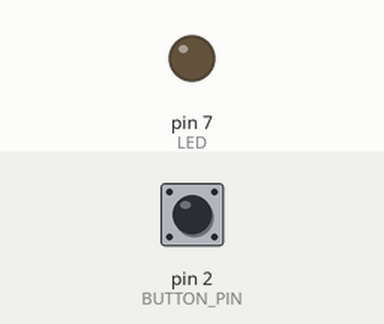
This sketch was run on a simulated Arduino Uno, built with avr-gcc and run on an emulated ATmega328P. Parts: output pins drawn as LEDs (lit = HIGH). The test bench sets the inputs (shaded band); at power-on: pin 2 (BUTTON_PIN) HIGH.

Above: at 1.2 s.
1.3 s: pin 2 (BUTTON_PIN) pulled LOW for 0.15 s
At 1.37 s:
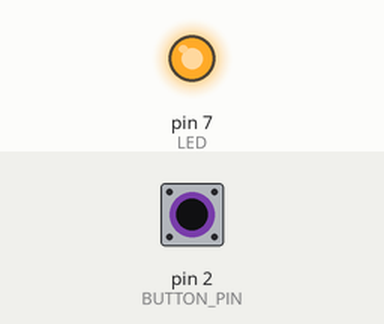
2.9 s: pin 2 (BUTTON_PIN) pulled LOW for 3.2 s
At 6.9 s:
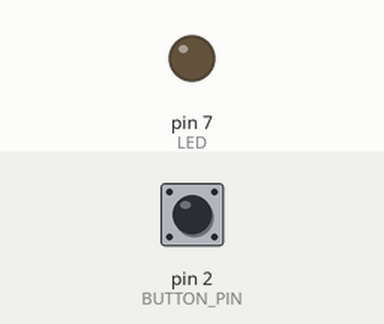
Timing chart, 0 to 8.4 s (numbered marks = the images above; inputs shaded):
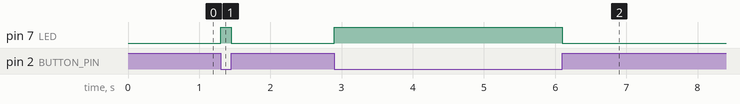

The sketch:

Button_and_Led_Arduino.ino
```cpp
/*
  This script is used for a circuit in which i use a button, a led and a pull up resistor.
  When the button is pressed, the led is set to high voltage.
  When the button is not pressed, the led is set to low voltage.
*/

const int LED = 7;                    // Set the led to pin 7
const int BUTTON_PIN = 2;             // Set the button to pin 2

void setup() {
  pinMode(LED,OUTPUT);              // Set the digital pin LED to output
  pinMode(BUTTON_PIN,INPUT);       // Set the digital pin BUTTON_PIN to input
}

void loop() {

  if(digitalRead(BUTTON_PIN)==LOW){             // If the button is pressed
    digitalWrite(LED,HIGH);                     // Turn on the led
  }
  else if(digitalRead(BUTTON_PIN)==HIGH) {      // If the button is not pressed
    digitalWrite(LED,LOW);                      // Turn off the led
  }
}
```

Measured:
- after the input at 1.3 s, pin 7 (LED): LOW → HIGH at once, → LOW 0.15 s later
- after the input at 2.9 s, pin 7 (LED): LOW → HIGH at once, → LOW 3.2 s later
